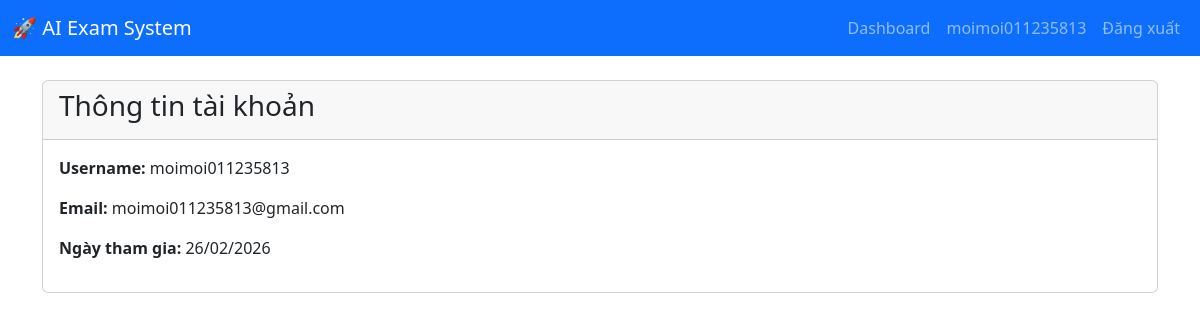
The page /users/profile/ (signed in) on the database its author committed.
### apps/users/models.py (models this page shows, shortened)
class User(AbstractUser):
    email = models.EmailField(unique=True)
    phone = models.CharField(max_length=15, blank=True, null=True)
    avatar = models.ImageField(upload_to='avatars/', blank=True, null=True)
    class Meta:
        db_table = 'users'
        verbose_name = 'User'
        verbose_name_plural = 'Users'

### apps/users/views.py (the view)
# urls.py: path('profile/', views.profile_view, name='profile'),
@login_required
def profile_view(request):
    return render(request, 'users/profile.html')

### templates/users/profile.html (shortened to what this page needs)
{% extends 'base.html' %}
{% block content %}
<div class="card">
    <div class="card-header">
        <h3>Thông tin tài khoản</h3>
    </div>
    <div class="card-body">
        <p><strong>Username:</strong> {{ user.username }}</p>
        <p><strong>Email:</strong> {{ user.email }}</p>
        <p><strong>Ngày tham gia:</strong> {{ user.date_joined|date:"d/m/Y" }}</p>
    </div>
</div>
{% endblock %}

### templates/includes/navbar.html (shortened to what this page needs)
<nav class="navbar navbar-expand-lg navbar-dark bg-primary">
    <div class="container-fluid">
        <a class="navbar-brand" href="{% url 'core:home' %}">🚀 AI Exam System</a>
        <div class="collapse navbar-collapse">
            <ul class="navbar-nav ms-auto">
                {% if user.is_authenticated %}
                    <li class="nav-item">
                        <a class="nav-link" href="{% url 'core:dashboard' %}">Dashboard</a>
                    </li>
                    <li class="nav-item">
                        <a class="nav-link" href="{% url 'users:profile' %}">{{ user.username }}</a>
                    </li>
                    <li class="nav-item">
                        <a class="nav-link" href="{% url 'users:logout' %}">Đăng xuất</a>
                    </li>
                {% endif %}
            </ul>
        </div>
    </div>
</nav>

### rows shown on the page
User: username "moimoi011235813", email "moimoi011235813@gmail.com", date_joined "26/02/2026"
